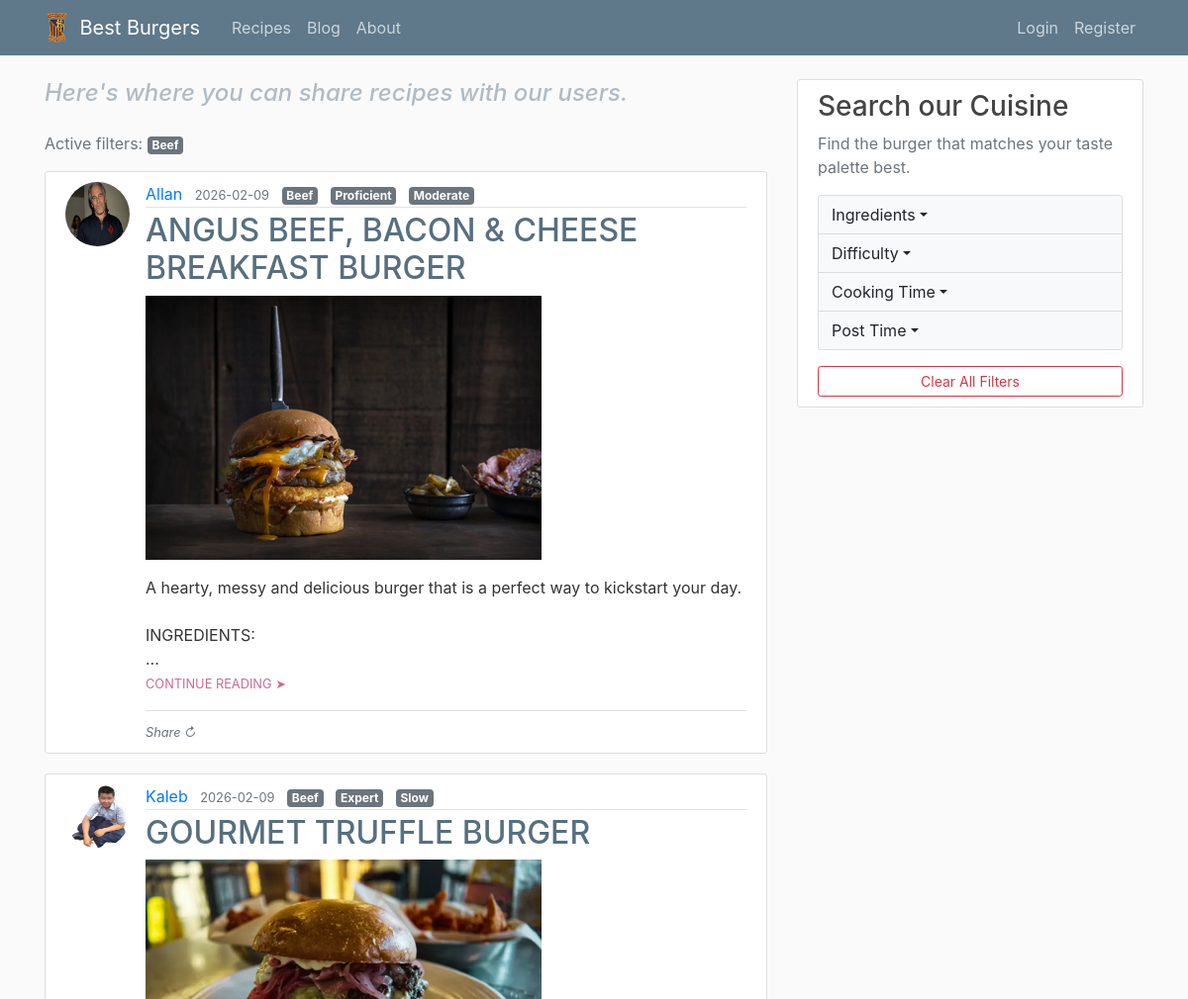
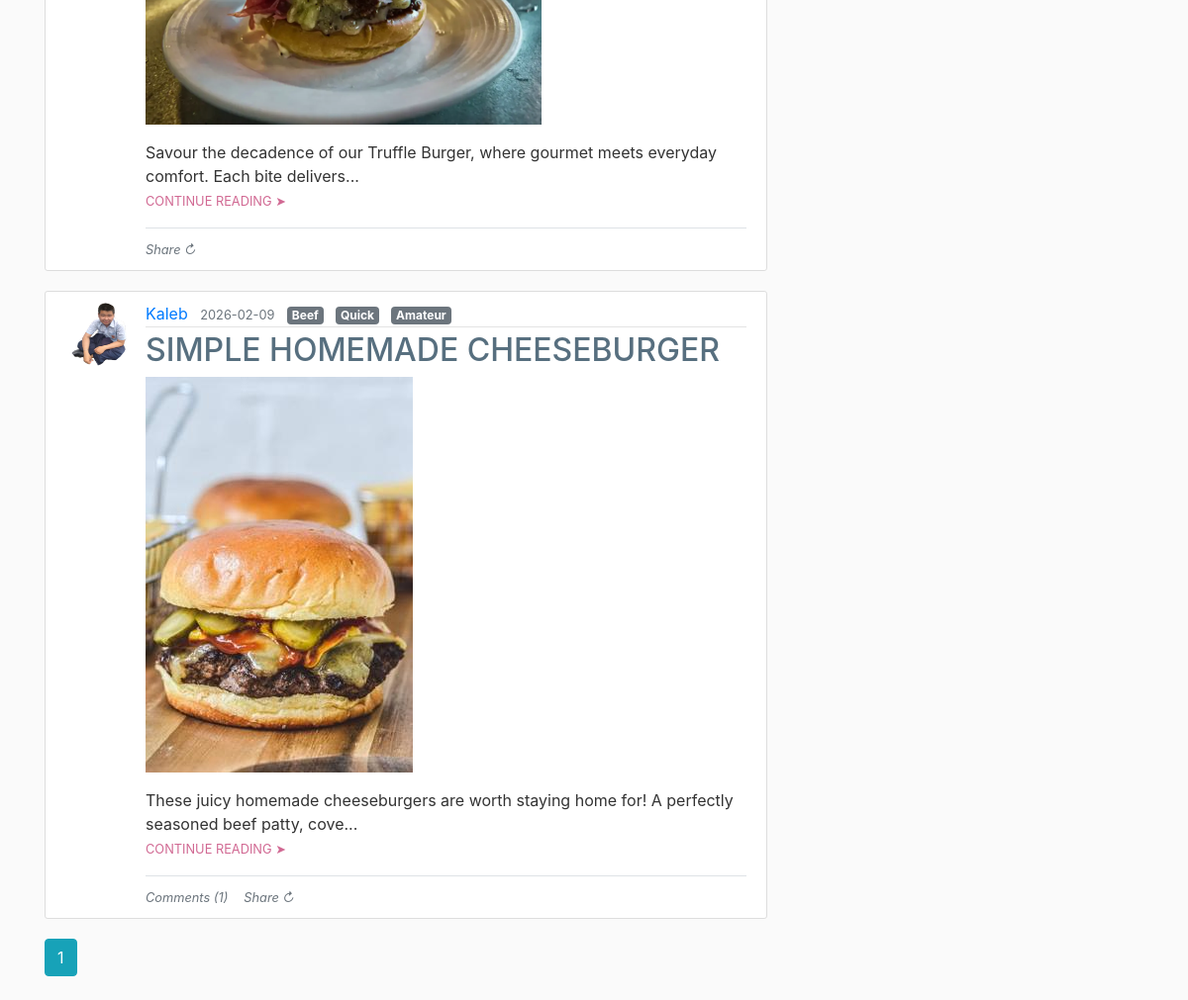
The app's page /home?tags=beef with its own data (2 pictures, top to bottom).
### flaskblog/models.py (models this page shows, shortened)
class Post(db.Model):
    id = db.Column(db.Integer, primary_key=True) # Primary key for posts
    title = db.Column(db.String(100), nullable=False)
    date_posted = db.Column(db.DateTime, nullable=False, default=datetime.utcnow)
    content = db.Column(db.Text, nullable=False)
    image_file = db.Column(db.String(20), nullable=True) # Optional image file
    tags = db.Column(db.String(200), nullable=True, default="") # Optional tags users can include on their posts for search filters
    user_id = db.Column(db.Integer, db.ForeignKey('user.id'), nullable=False)
    category = db.Column(db.String(20), nullable=False, default="main")
    comments = db.relationship('Comment', backref='post', lazy=True, cascade="all, delete-orphan")

class User(db.Model, UserMixin):
    id = db.Column(db.Integer, primary_key=True) # Primary key for the user table
    username = db.Column(db.String(20), unique=True, nullable=False)
    email = db.Column(db.String(120), unique=True, nullable=False)
    image_file = db.Column(db.String(20), nullable=False, default='default.jpg') # Profile image filename stored in the database
    password = db.Column(db.String(60), nullable=False)
    posts = db.relationship('Post', backref='author', lazy=True)
    is_admin = db.Column(db.Boolean, default=False)

### flaskblog/main/routes.py (the view)
@main.route("/")
@main.route("/home")
def home():
    page = request.args.get('page', 1, type=int) # Get current page number for pagination (default = 1)
    selected_tags = request.args.getlist('tags') # Get list of selected tags from query parameters
    sort_option = request.args.get('sort', 'latest')
    category = request.args.get('category', 'main')
    query = Post.query.filter_by(category=category)
    for tag in selected_tags:
        query = query.filter(Post.tags.contains(tag))
    if sort_option == 'oldest':
        query = query.order_by(Post.date_posted.asc())
    else:
        query = query.order_by(Post.date_posted.desc())
    posts = query.order_by(Post.date_posted.desc()).paginate(page=page, per_page=3)
    return render_template('home.html', posts=posts, current_category='main')

### flaskblog/__init__.py (called while the page is built)
def create_app(config_class=Config):
    app = Flask(__name__)
    app.config.from_object(Config) # Load configuration settings
    db.init_app(app)
    bcrypt.init_app(app)
    login_manager.init_app(app)
    mail.init_app(app)
    from flaskblog.users.routes import users
    from flaskblog.posts.routes import posts
    from flaskblog.main.routes import main
    from flaskblog.errors.handlers import errors
    app.register_blueprint(users)
    app.register_blueprint(posts)
    app.register_blueprint(main)
    app.register_blueprint(errors)
    @app.context_processor
    def inject_tag_labels():
        return dict(tag_labels=TAG_LABELS)
    with app.app_context():
        db.create_all()
        load_admin_user()
    return app

### flaskblog/templates/home.html
{% extends "layout.html" %}
{% block content %}
<h4 class="mb-4" style="color: #B0BBC4;"><i>Here's where you can share recipes with our users.</i></h4>
{% if request.args.getlist('tags') %}
<div class="mb-3">
  <span class="text-muted">Active filters:</span>
  {% for t in request.args.getlist('tags') %}
    <span class="badge badge-secondary mr-2">{{ tag_labels.get(t, t) }}</span>
  {% endfor %}
</div>
{% endif %}
{% for post in posts.items %}
    <article class="media content-section">
      <img class="rounded-circle article-img" src="{{ url_for('static', filename='profile_pics/' + post.author.image_file) }}">
      <div class="media-body">
        <div class="article-metadata">
          <a class="mr-2" href="{{ url_for('users.user_posts', username=post.author.username) }}">{{ post.author.username }}</a>
          <small class="text-muted">{{ post.date_posted.strftime('%Y-%m-%d') }}</small>
          {% for tag in post.tags.split(',') %}
            <span class="badge badge-secondary ml-2">{{ tag_labels.get(tag, tag) }}</span>
          {% endfor %}
        </div>
        <h2><a class="article-title" href="{{ url_for('posts.post', post_id=post.id) }}">{{ post.title }}</a></h2>
        {% if post.image_file %}
        <img class="img-fluid mb-3" src="{{ url_for('static', filename='post_pics/' + post.image_file) }}">
        {% endif %}
        {% if post.content|length > 100 %}
          <p class="article-content"> {{ post.content[:100] }}...
            <small><a class="article-read-more" href="{{ url_for('posts.post', post_id=post.id) }}">CONTINUE READING ➤</a></small> </p>
          {% else %}
            <p class="article-content">{{ post.content }}</p>
        {% endif %}
        <div class="border-top pt-2 mt-2 d-flex align-items-center">
          {% if post.comments|length > 0 %}
              <a class="text-muted mr-3" href="{{ url_for('posts.post', post_id=post.id) }}#comments"><small><i>Comments ({{ post.comments|length }})</i></small></a>
          {% endif %}
          <a href="#" class="copy-link text-muted" data-url="{{ url_for('posts.post', post_id=post.id, _external=True) }}"><small><i class="copy-text">Share ↻</i></small></a>
        </div>
      </div>
    </article>
{% endfor %}
{% for page_num in posts.iter_pages(left_edge=1, right_edge=1, left_current=1, right_current=2) %}
  {% if page_num %}
    {% if posts.page == page_num %}
      <a class="btn btn-info mb-4" href="{{ url_for('main.home', page=page_num, tags=request.args.getlist('tags'),sort=request.args.get('sort')) }}">{{ page_num }}</a>
    {% else %}
      <a class="btn btn-outline-info mb-4" href="{{ url_for('main.home', page=page_num, tags=request.args.getlist('tags'),sort=request.args.get('sort')) }}">{{ page_num }}</a>
    {% endif %}
  {% else %}
    ...
  {% endif %}
{% endfor %}
{% endblock content %}

### flaskblog/static/main.css (style rules this page uses)
body { background: #fafafa; color: #333333; margin-top: 5rem; }
h1, h2, h3, h4, h5, h6 { color: #444444; }
.content-section { background: #ffffff; padding: 10px 20px; border: 1px solid #dddddd; border-radius: 3px; margin-bottom: 20px; }
.article-title { color: #576F7F; }
.article-content { white-space: pre-line; }
.article-read-more { color: #d16993; }
.article-img { height: 65px; width: 65px; margin-right: 16px; }
.article-metadata { padding-bottom: 1px; margin-bottom: 4px; border-bottom: 1px solid #e3e3e3 }

### records on screen
Post: image_file (picture), author.username "Allan", date_posted "2026-02-09", get "Beef" "Proficient" "Moderate", title "ANGUS BEEF, BACON & CHEESE BREAKFAST BURGER", content "A hearty, messy and delicious burger that is a perfect way to kickstart your day. INGREDIENTS:"
Post: image_file (picture), author.username "Kaleb", date_posted "2026-02-09", get "Beef" "Expert" "Slow", title "GOURMET TRUFFLE BURGER", content "Savour the decadence of our Truffle Burger, where gourmet meets everyday comfort. Each bite delivers"
Post: image_file (picture), author.username "Kaleb", date_posted "2026-02-09", get "Beef" "Quick" "Amateur", title "SIMPLE HOMEMADE CHEESEBURGER", content "These juicy homemade cheeseburgers are worth staying home for! A perfectly seasoned beef patty, cove", comments|length "1"

### other values on screen
{{ tag_labels.get(t, t) }} "Beef"
{{ page_num }} "1"
